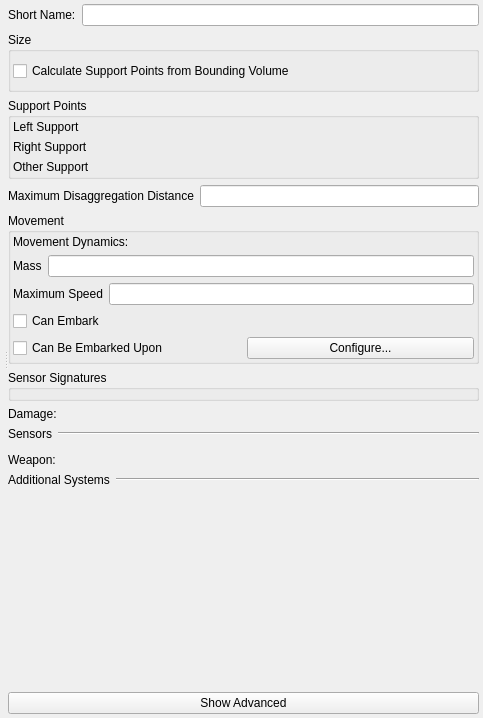
<?xml version="1.0" encoding="UTF-8"?>
<ui version="4.0">
 <class>Form</class>
 <widget class="QWidget" name="Form">
  <property name="geometry">
   <rect>
    <x>0</x>
    <y>0</y>
    <width>483</width>
    <height>718</height>
   </rect>
  </property>
  <property name="windowTitle">
   <string>Form</string>
  </property>
  <layout class="QVBoxLayout" name="verticalLayout_8">
   <property name="margin">
    <number>4</number>
   </property>
   <item>
    <widget class="QSplitter" name="splitter">
     <property name="orientation">
      <enum>Qt::Horizontal</enum>
     </property>
     <widget class="QWidget" name="layoutWidget">
      <layout class="QVBoxLayout" name="verticalLayout_7">
       <property name="margin">
        <number>0</number>
       </property>
       <item>
        <widget class="QWidget" name="myGeneralCanvas" native="true">
         <property name="sizePolicy">
          <sizepolicy hsizetype="MinimumExpanding" vsizetype="Fixed">
           <horstretch>0</horstretch>
           <verstretch>0</verstretch>
          </sizepolicy>
         </property>
         <property name="element_type" stdset="0">
          <string notr="true">general_canvas</string>
         </property>
        </widget>
       </item>
       <item>
        <widget class="QWidget" name="myDisplayCanvas" native="true">
         <property name="sizePolicy">
          <sizepolicy hsizetype="MinimumExpanding" vsizetype="MinimumExpanding">
           <horstretch>0</horstretch>
           <verstretch>0</verstretch>
          </sizepolicy>
         </property>
         <property name="minimumSize">
          <size>
           <width>0</width>
           <height>0</height>
          </size>
         </property>
         <property name="element_type" stdset="0">
          <string notr="true">display_widget_canvas</string>
         </property>
        </widget>
       </item>
      </layout>
     </widget>
     <widget class="QWidget" name="widget" native="true">
      <layout class="QVBoxLayout" name="verticalLayout_5">
       <property name="margin">
        <number>0</number>
       </property>
       <item>
        <layout class="QHBoxLayout" name="horizontalLayout">
         <item>
          <widget class="QLabel" name="short_name_label">
           <property name="text">
            <string>Short Name:</string>
           </property>
          </widget>
         </item>
         <item>
          <widget class="QLineEdit" name="short_name"/>
         </item>
        </layout>
       </item>
       <item>
        <widget class="QGroupBox" name="boundingVolumeGroupBox">
         <property name="title">
          <string>Size</string>
         </property>
         <layout class="QVBoxLayout" name="verticalLayout_2">
          <property name="leftMargin">
           <number>2</number>
          </property>
          <property name="rightMargin">
           <number>2</number>
          </property>
          <property name="bottomMargin">
           <number>2</number>
          </property>
          <item>
           <widget class="QCheckBox" name="calculate_support_points">
            <property name="text">
             <string>Calculate Support Points from Bounding Volume</string>
            </property>
            <property name="signal_slot" stdset="0">
             <string>released();bounding_volume;onCalculateSupportPointsChanged()</string>
            </property>
           </widget>
          </item>
          <item>
           <widget class="QWidget" name="bounding_volume" native="true"/>
          </item>
         </layout>
        </widget>
       </item>
       <item>
        <widget class="QGroupBox" name="support_points">
         <property name="title">
          <string>Support Points</string>
         </property>
         <property name="disable_if_checked" stdset="0">
          <string>calculate_support_points</string>
         </property>
         <layout class="QGridLayout" name="gridLayout_2">
          <property name="margin">
           <number>2</number>
          </property>
          <item row="0" column="0">
           <widget class="QLabel" name="left_support_label">
            <property name="sizePolicy">
             <sizepolicy hsizetype="Minimum" vsizetype="Minimum">
              <horstretch>0</horstretch>
              <verstretch>0</verstretch>
             </sizepolicy>
            </property>
            <property name="text">
             <string>Left Support</string>
            </property>
           </widget>
          </item>
          <item row="0" column="1" colspan="2">
           <widget class="QWidget" name="left_support" native="true">
            <property name="sizePolicy">
             <sizepolicy hsizetype="MinimumExpanding" vsizetype="Minimum">
              <horstretch>0</horstretch>
              <verstretch>0</verstretch>
             </sizepolicy>
            </property>
            <property name="element_type" stdset="0">
             <string notr="true">vector-parameter-data</string>
            </property>
            <property name="single_row" stdset="0">
             <bool>true</bool>
            </property>
           </widget>
          </item>
          <item row="1" column="0">
           <widget class="QLabel" name="right_support_label">
            <property name="sizePolicy">
             <sizepolicy hsizetype="Minimum" vsizetype="Minimum">
              <horstretch>0</horstretch>
              <verstretch>0</verstretch>
             </sizepolicy>
            </property>
            <property name="text">
             <string>Right Support</string>
            </property>
           </widget>
          </item>
          <item row="1" column="2">
           <widget class="QWidget" name="right_support" native="true">
            <property name="sizePolicy">
             <sizepolicy hsizetype="MinimumExpanding" vsizetype="Minimum">
              <horstretch>0</horstretch>
              <verstretch>0</verstretch>
             </sizepolicy>
            </property>
            <property name="element_type" stdset="0">
             <string notr="true">vector-parameter-data</string>
            </property>
            <property name="single_row" stdset="0">
             <bool>true</bool>
            </property>
           </widget>
          </item>
          <item row="2" column="0" colspan="2">
           <widget class="QLabel" name="other_support_label">
            <property name="sizePolicy">
             <sizepolicy hsizetype="Minimum" vsizetype="Minimum">
              <horstretch>0</horstretch>
              <verstretch>0</verstretch>
             </sizepolicy>
            </property>
            <property name="text">
             <string>Other Support</string>
            </property>
           </widget>
          </item>
          <item row="2" column="2">
           <widget class="QWidget" name="other_support" native="true">
            <property name="sizePolicy">
             <sizepolicy hsizetype="MinimumExpanding" vsizetype="Minimum">
              <horstretch>0</horstretch>
              <verstretch>0</verstretch>
             </sizepolicy>
            </property>
            <property name="element_type" stdset="0">
             <string notr="true">vector-parameter-data</string>
            </property>
            <property name="single_row" stdset="0">
             <bool>true</bool>
            </property>
           </widget>
          </item>
         </layout>
        </widget>
       </item>
       <item>
        <layout class="QHBoxLayout" name="horizontalLayout_2">
         <item>
          <widget class="QLabel" name="disaggregation_range_label">
           <property name="text">
            <string>Maximum Disaggregation Distance</string>
           </property>
          </widget>
         </item>
         <item>
          <widget class="QLineEdit" name="disaggregation_range">
           <property name="display-units" stdset="0">
            <string notr="true">meters</string>
           </property>
           <property name="source-units" stdset="0">
            <string notr="true">meters</string>
           </property>
           <property name="hide_by_default" stdset="0">
            <bool>true</bool>
           </property>
          </widget>
         </item>
        </layout>
       </item>
       <item>
        <widget class="QGroupBox" name="movementGroupBox">
         <property name="title">
          <string>Movement</string>
         </property>
         <layout class="QVBoxLayout" name="verticalLayout">
          <property name="margin">
           <number>2</number>
          </property>
          <item>
           <layout class="QHBoxLayout" name="horizontalLayout_7">
            <item>
             <widget class="QLabel" name="movement_system_label">
              <property name="text">
               <string>Movement Dynamics:</string>
              </property>
             </widget>
            </item>
            <item>
             <widget class="QWidget" name="movement_system" native="true">
              <property name="category" stdset="0">
               <string>movement</string>
              </property>
              <property name="none-selected-text" stdset="0">
               <string>Immobile</string>
              </property>
              <property name="element_type" stdset="0">
               <string notr="true">single_system_selector</string>
              </property>
             </widget>
            </item>
           </layout>
          </item>
          <item>
           <layout class="QHBoxLayout" name="horizontalLayout_3">
            <item>
             <widget class="QLabel" name="mass_label">
              <property name="text">
               <string>Mass</string>
              </property>
             </widget>
            </item>
            <item>
             <widget class="QLineEdit" name="mass">
              <property name="source-units" stdset="0">
               <string notr="true">kilograms</string>
              </property>
              <property name="display-units" stdset="0">
               <string notr="true">kilograms</string>
              </property>
             </widget>
            </item>
           </layout>
          </item>
          <item>
           <layout class="QHBoxLayout" name="horizontalLayout_4">
            <item>
             <widget class="QLabel" name="max_speed_label">
              <property name="text">
               <string>Maximum Speed</string>
              </property>
             </widget>
            </item>
            <item>
             <widget class="QLineEdit" name="max_speed">
              <property name="source-units" stdset="0">
               <string notr="true">meters-per-second</string>
              </property>
              <property name="display-units" stdset="0">
               <string notr="true">kilometers-per-hour</string>
              </property>
             </widget>
            </item>
           </layout>
          </item>
          <item>
           <widget class="QCheckBox" name="can_embark">
            <property name="text">
             <string>Can Embark</string>
            </property>
           </widget>
          </item>
          <item>
           <layout class="QHBoxLayout" name="horizontalLayout_12">
            <item>
             <widget class="QCheckBox" name="can_be_embarked_upon">
              <property name="text">
               <string>Can Be Embarked Upon</string>
              </property>
             </widget>
            </item>
            <item>
             <widget class="QPushButton" name="configure_embarkation">
              <property name="text">
               <string>Configure...</string>
              </property>
              <property name="enable_if_checked" stdset="0">
               <string notr="true">can_be_embarked_upon</string>
              </property>
              <property name="slot" stdset="0">
               <string notr="true">change_embarkation</string>
              </property>
              <property name="element_type" stdset="0">
               <string notr="true">push_button</string>
              </property>
              <property name="disable_if_multiple_selection" stdset="0">
               <bool>true</bool>
              </property>
             </widget>
            </item>
           </layout>
          </item>
         </layout>
        </widget>
       </item>
       <item>
        <widget class="QGroupBox" name="sensorSignaturesGroupBox">
         <property name="title">
          <string>Sensor Signatures</string>
         </property>
         <layout class="QVBoxLayout" name="verticalLayout_3">
          <property name="spacing">
           <number>2</number>
          </property>
          <property name="margin">
           <number>2</number>
          </property>
          <item>
           <widget class="QWidget" name="sensor_signatures" native="true">
            <property name="default-signatures" stdset="0">
             <string>visual-signature=1.2;radar-signature=0.25;infrared-signature=1.2</string>
            </property>
           </widget>
          </item>
         </layout>
        </widget>
       </item>
       <item>
        <layout class="QHBoxLayout" name="horizontalLayout_8">
         <item>
          <widget class="QLabel" name="damage_system_label">
           <property name="text">
            <string>Damage:</string>
           </property>
          </widget>
         </item>
         <item>
          <widget class="QWidget" name="damage_system" native="true">
           <property name="category" stdset="0">
            <string>damage</string>
           </property>
           <property name="none-selected-text" stdset="0">
            <string>Undamagable</string>
           </property>
           <property name="element_type" stdset="0">
            <string notr="true">single_system_selector</string>
           </property>
          </widget>
         </item>
        </layout>
       </item>
       <item>
        <layout class="QVBoxLayout" name="verticalLayout_4">
         <item>
          <layout class="QHBoxLayout" name="horizontalLayout_9">
           <item>
            <widget class="QLabel" name="sensor_system_selector_label">
             <property name="sizePolicy">
              <sizepolicy hsizetype="Fixed" vsizetype="Fixed">
               <horstretch>0</horstretch>
               <verstretch>0</verstretch>
              </sizepolicy>
             </property>
             <property name="text">
              <string>Sensors</string>
             </property>
            </widget>
           </item>
           <item>
            <widget class="Line" name="line">
             <property name="orientation">
              <enum>Qt::Horizontal</enum>
             </property>
            </widget>
           </item>
          </layout>
         </item>
         <item>
          <widget class="QWidget" name="sensor_system_selector" native="true">
           <property name="category" stdset="0">
            <string>sensor</string>
           </property>
           <property name="element_type" stdset="0">
            <string notr="true">multi_system_selector</string>
           </property>
          </widget>
         </item>
        </layout>
       </item>
       <item>
        <layout class="QHBoxLayout" name="horizontalLayout_10">
         <item>
          <widget class="QLabel" name="weapon_system_selector_label">
           <property name="sizePolicy">
            <sizepolicy hsizetype="Fixed" vsizetype="Fixed">
             <horstretch>0</horstretch>
             <verstretch>0</verstretch>
            </sizepolicy>
           </property>
           <property name="text">
            <string>Weapon:</string>
           </property>
          </widget>
         </item>
         <item>
          <widget class="QWidget" name="weapon_system_selector" native="true">
           <property name="category" stdset="0">
            <string>weapon</string>
           </property>
           <property name="element_type" stdset="0">
            <string notr="true">single_system_selector</string>
           </property>
          </widget>
         </item>
        </layout>
       </item>
       <item>
        <layout class="QVBoxLayout" name="verticalLayout_6">
         <item>
          <layout class="QHBoxLayout" name="horizontalLayout_11">
           <item>
            <widget class="QLabel" name="other_system_selector_label">
             <property name="sizePolicy">
              <sizepolicy hsizetype="Fixed" vsizetype="Fixed">
               <horstretch>0</horstretch>
               <verstretch>0</verstretch>
              </sizepolicy>
             </property>
             <property name="text">
              <string>Additional Systems</string>
             </property>
            </widget>
           </item>
           <item>
            <widget class="Line" name="line_3">
             <property name="orientation">
              <enum>Qt::Horizontal</enum>
             </property>
            </widget>
           </item>
          </layout>
         </item>
         <item>
          <widget class="QWidget" name="other_system_selector" native="true">
           <property name="category" stdset="0">
            <string>other</string>
           </property>
           <property name="element_type" stdset="0">
            <string notr="true">multi_system_selector</string>
           </property>
          </widget>
         </item>
        </layout>
       </item>
       <item>
        <spacer name="verticalSpacer">
         <property name="orientation">
          <enum>Qt::Vertical</enum>
         </property>
         <property name="sizeHint" stdset="0">
          <size>
           <width>20</width>
           <height>114</height>
          </size>
         </property>
        </spacer>
       </item>
       <item>
        <widget class="QPushButton" name="myShowAdvanced">
         <property name="text">
          <string>Show Advanced</string>
         </property>
         <property name="checkable">
          <bool>true</bool>
         </property>
         <property name="signal_slot" stdset="0">
          <string>toggled(bool);this;showHiddenControls(bool)</string>
         </property>
        </widget>
       </item>
      </layout>
     </widget>
    </widget>
   </item>
  </layout>
 </widget>
 <resources/>
 <connections/>
</ui>
